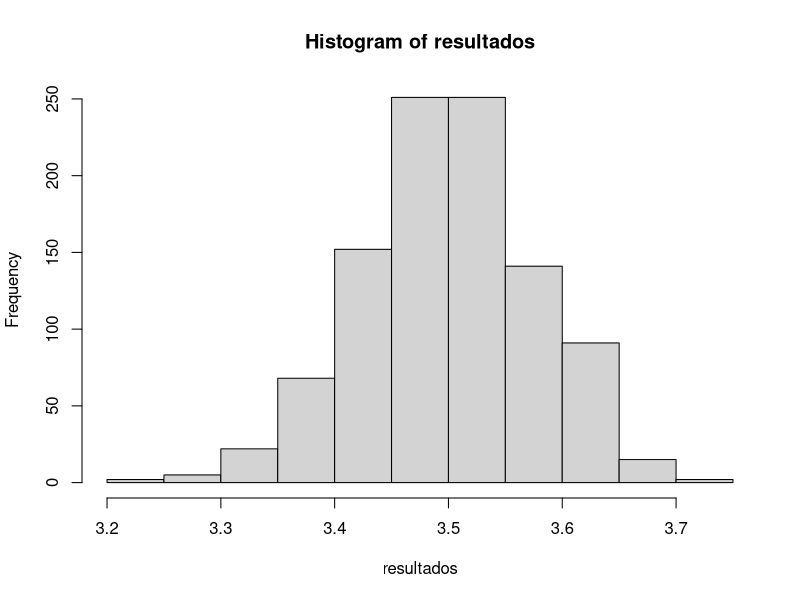
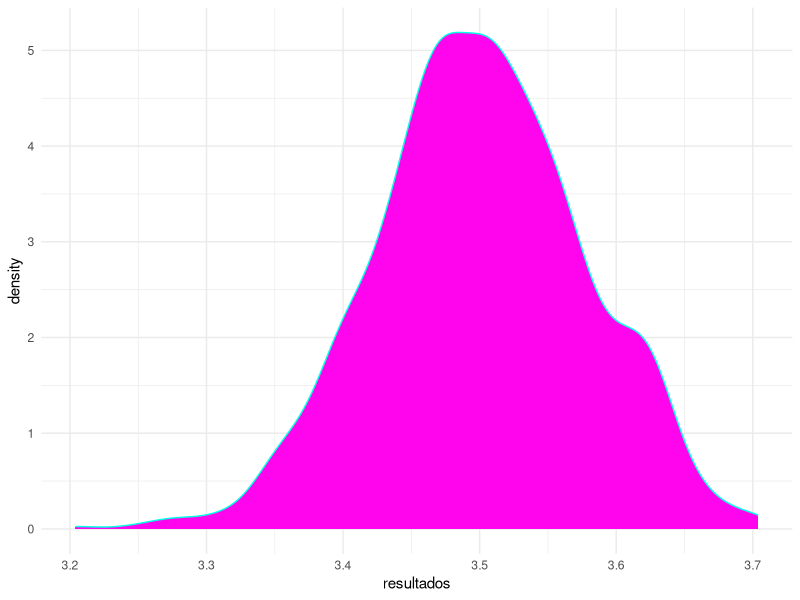

Generate these figures, in order, with R:
media <- mean(sample(1:6, size = 500, replace = TRUE))

resultados <- c()
for(j in 1:1000) {
  resultados[j] <- mean(sample(1:6, size = 500, replace = TRUE))
}

hist(resultados)

dados <- data.frame(resultados)

library(ggplot2)

ggplot(dados, aes(x=resultados))+
  geom_density(color = "#05ffe6", fill = "#ff05ee")+
  theme_minimal()

populacao <- sample(0:1, size =10000, replace = TRUE, prob = c(0.9,0.1))

valor_real = mean(populacao)

amostra <- sample(populacao, size = 500, replace = FALSE)

inferiores <- c()
superiores <- c()

for(k in 1:100) {
  amostra
}
